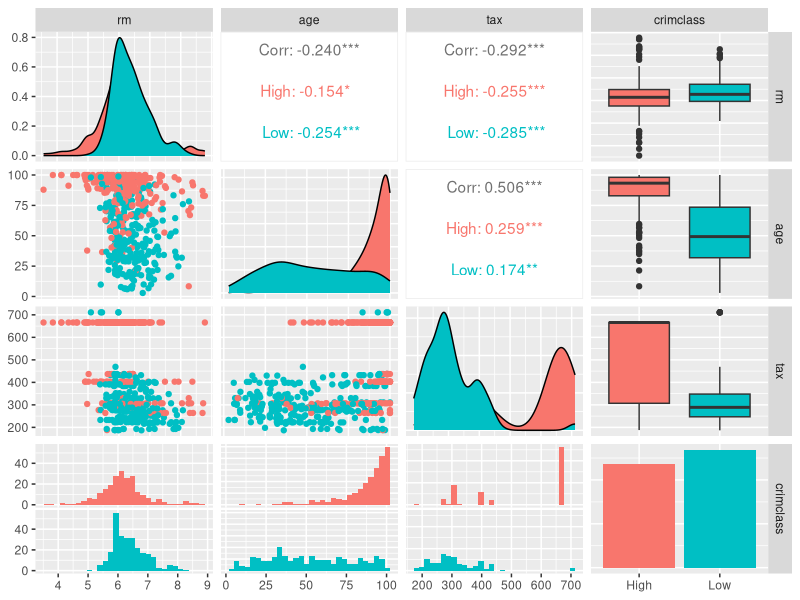

Source code (R):
## ---- chunk 1
knitr::opts_chunk$set(echo = TRUE)
## ---- chunk 2
library(MASS)

data(Boston)

boston <- Boston[,c(2:8,10)]

set.seed(138006) 
thr <- runif(1, min=0.2, max = 0.35)
thr
boston$crimclass <- ifelse(Boston$crim < thr, "Low", "High")
## ---- chunk 3
colnames(Boston)
## ---- chunk 4
cat("Number of NA's:", sum(is.na(Boston)), "\n")
## ---- chunk 5
library(tidyverse)
glimpse(Boston)
## ---- chunk 6
summary(Boston)
## ---- chunk 7
library(GGally)

ggpairs(boston[, c("rm", "age", "tax", "crimclass")], aes(color = crimclass))
## ---- chunk 8
crime_table <- table(boston$crimclass)
print(crime_table)
## ---- chunk 9
class(boston$crimclass)
## ---- chunk 10
boston$crimclass <- as.factor(boston$crimclass)

class(boston$crimclass)
## ---- chunk 11
fit.logit <- glm(crimclass ~ ., data = boston, family = binomial)

summary(fit.logit)
## ---- chunk 12
predictions <- predict(fit.logit, type = "response")
pred_class <- ifelse(predictions > 0.5, "High", "Low")

conf_matrix <- table(Predicted = pred_class, Actual = boston$crimclass)

accuracy <- sum(diag(conf_matrix)) / sum(conf_matrix)

conf_matrix
cat("Accuracy of the model:", accuracy)
## ---- chunk 13
prd <- predict(fit.logit, type = "response")

prd2 <- ifelse(prd > 0.5, 1, 0)

head(cbind(Actual = boston$crimclass, Predicted = prd2))
## ---- chunk 14
library(caret)

boston$crimclass <- factor(boston$crimclass, levels = c(0, 1))
prd2 <- factor(prd2, levels = c(0, 1))

confusionMatrix(as.factor(prd2), boston$crimclass)

table(prd2, boston$crimclass)
